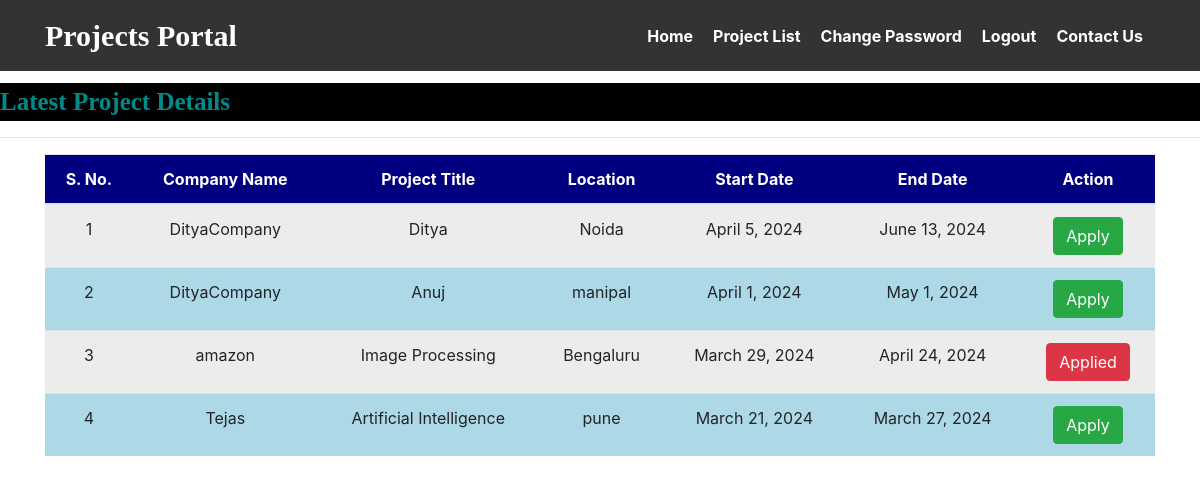
Screenshot of /user_latestjobs (signed in) with the database file from the repository.
### job/models.py (models this page shows, shortened)
class Job(models.Model):
    recruiter = models.ForeignKey(Company ,on_delete=models.CASCADE)
    start_date = models.DateField()
    end_date = models.DateField()
    title = models.CharField(max_length=50)
    salary = models.FloatField(max_length=10)
    image = models.FileField()
    description = models.CharField(max_length=300)
    experience = models.IntegerField(max_length=100)
    location = models.CharField(max_length=20)
    skills = models.CharField(max_length=100)
    creationdate = models.DateField()

class Company(models.Model):
    user = models.ForeignKey(User,on_delete=models.CASCADE)
    mobile = models.CharField(max_length=10,null=True)
    image = models.FileField(null=True)
    gender = models.CharField(max_length=10,null=True)
    company = models.CharField(max_length=50, null=True)
    type = models.CharField(max_length=10,null=True)
    status = models.CharField(max_length=20, null=True)

### job/views.py (the view)
# urls.py: path('user_latestjobs', job.views.user_latestjobs, name="user_latestjobs"),
def user_latestjobs(request):
    job = Job.objects.all().order_by('-start_date')
    d = {'job':job}
    user = request.user
    student = StudentUser.objects.get(user=user)
    data = Apply.objects.filter()
    li = []
    for i in data:
        li.append(i.job.id)
    d = {'job':job, 'li':li}
    return render(request, "user_latestjobs.html",d)

### job/templates/user_latestjobs.html (shortened to what this page needs)
{% load static %}
{% block body %}
{% include 'user_navigation.html' %}
<marquee style="font-family: 'Monotype Corsiva'; font-size: 25px; color: darkcyan; background-color: black; font-weight: bold; margin-top: 1%">
    Latest Project Details
</marquee>
<hr>
<div class="container">
    <table class="table table-hover" id="example">
        <thead>
        <tr style="background-color: #000080; color: white">
            <th>S. No.</th>
            <th>Company Name</th>
            <th>Project Title</th>
            <th>Location</th>
            <th>Start Date</th>
            <th>End Date</th>
            <th>Action</th>
        </tr>
        </thead>
        <tbody>
        {% for i in job %}
        <tr>
            <td>{{ forloop.counter }}</td>
            <td>{{ i.recruiter.company }}</td>
            <td>{{ i.title }}</td>
            <td>{{ i.location }}</td>
            <td>{{ i.start_date }}</td>
            <td>{{ i.end_date }}</td>
            {% if i.id in li %}
            <td><a href="{% url 'user_login' %}" class="btn btn-danger">Applied</a></td>
            {% else %}
            <td><a href="{% url 'job_detail' i.id %}" class="btn btn-success">Apply</a></td>
            {% endif %}
        </tr>
        {% endfor %}
        </tbody>
    </table>
</div>
{% endblock body %}

### job/templates/user_latestjobs.html (style rules this page uses)
body { background-color: white; }
tr:nth-child(even) { background-color: #ADD8E6; }
tr:nth-child(odd) { background-color: #ECECEC; }
tr { text-align: center; }

### rows the page displays
Job: recruiter.company "DityaCompany", title "Ditya", location "Noida", start_date "April 5, 2024", end_date "June 13, 2024", shows "Apply"
Job: recruiter.company "DityaCompany", title "Anuj", location "manipal", start_date "April 1, 2024", end_date "May 1, 2024", shows "Apply"
Job: recruiter.company "amazon", title "Image Processing", location "Bengaluru", start_date "March 29, 2024", end_date "April 24, 2024", shows "Applied"
Job: recruiter.company "Tejas", title "Artificial Intelligence", location "pune", start_date "March 21, 2024", end_date "March 27, 2024", shows "Apply"
